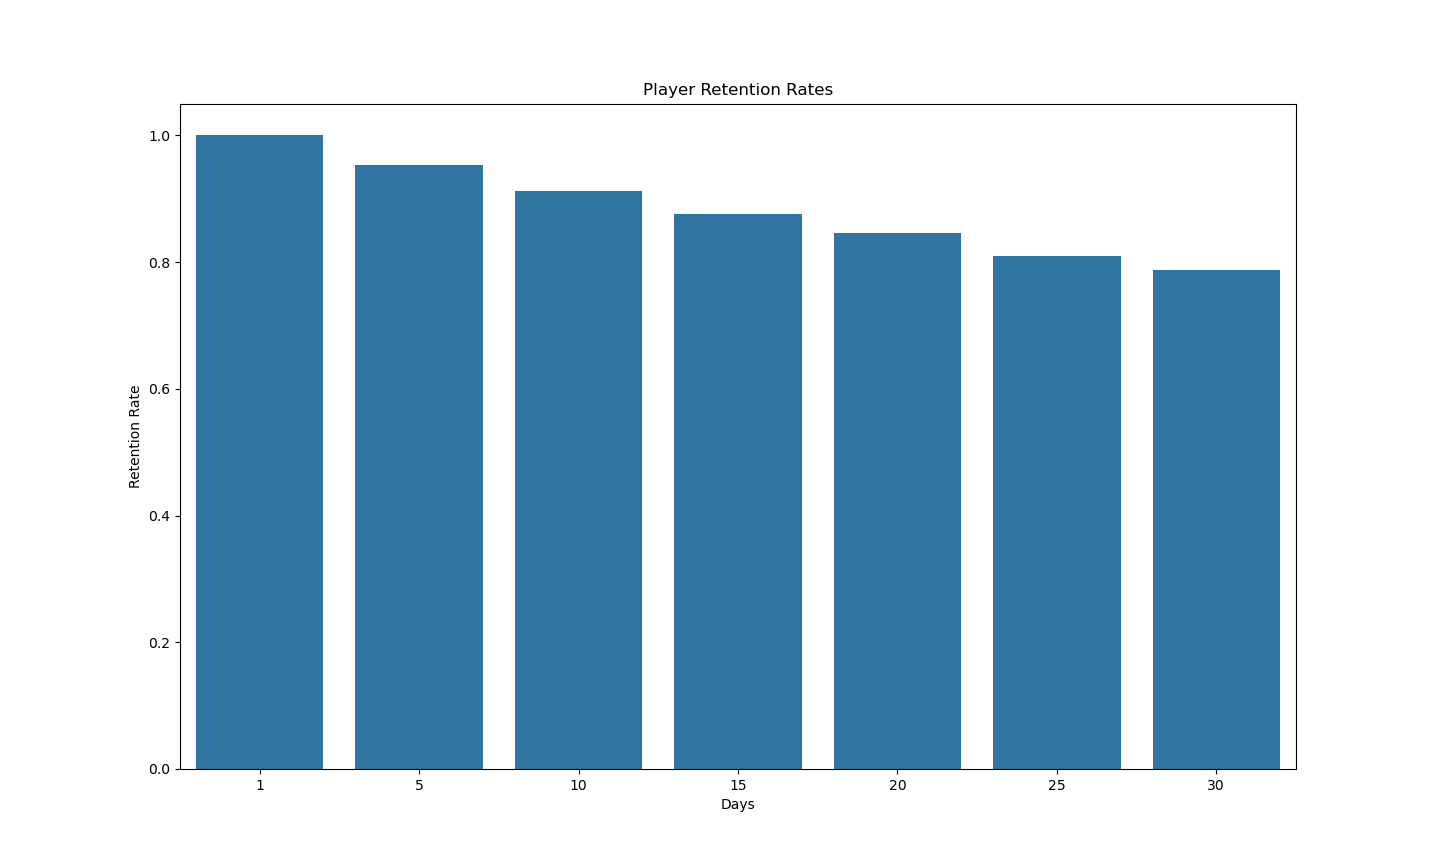

This figure's Python source:
import pandas as pd
import matplotlib.pyplot as plt
import seaborn as sns

player_data = pd.read_csv('merged_file.csv')

# Ensure the date columns are in datetime format
player_data['first_day_played'] = pd.to_datetime(player_data['first_day_played'])
player_data['last_play_date'] = player_data['first_day_played'] + pd.to_timedelta(player_data['ltd_days_played'], unit='D')
retention_periods = [1, 5, 10, 15, 20, 25, 30]

def calculate_retention(data, retention_days):
    retention_counts = {}
    for days in retention_days: 
        data[f'retention_{days}_date'] = data['first_day_played'] + pd.Timedelta(days=days)
        
        
        retention_counts[days] = data.apply(lambda row: (row['last_play_date'] >= row[f'retention_{days}_date']) and (row['daily_playtime'] > 0), axis=1).mean()
        
    return retention_counts

# Calculate retention rates
retention_rates = calculate_retention(player_data, retention_periods)
print(retention_rates)

# Convert retention rates to a DataFrame for visualization
retention_df = pd.DataFrame(list(retention_rates.items()), columns=['Days', 'Retention Rate'])

# Plot the retention rates
plt.figure(figsize=(10, 6))
sns.barplot(x='Days', y='Retention Rate', data=retention_df)
plt.title('Player Retention Rates')
plt.xlabel('Days')
plt.ylabel('Retention Rate')
plt.show()
